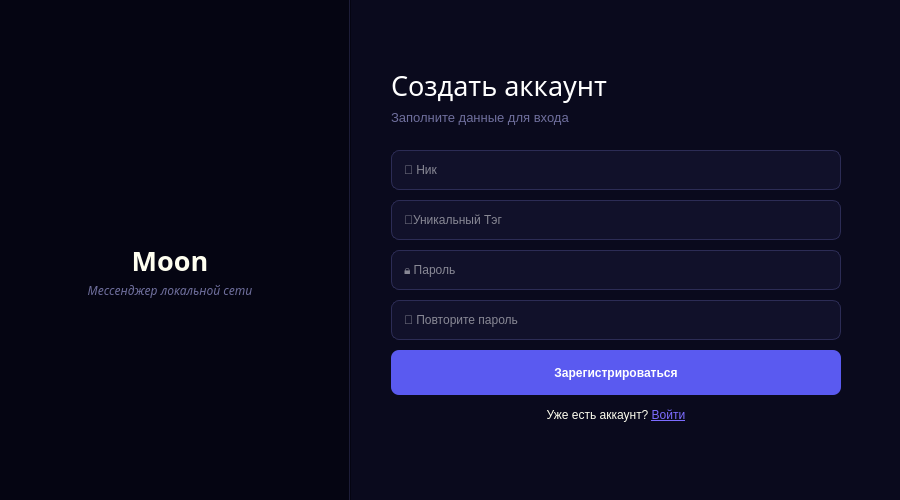
<?xml version="1.0" encoding="UTF-8"?>
<ui version="4.0">
 <class>LoginWindows</class>
 <widget class="QDialog" name="LoginWindows">
  <property name="geometry">
   <rect>
    <x>0</x>
    <y>0</y>
    <width>900</width>
    <height>500</height>
   </rect>
  </property>
  <property name="windowTitle">
   <string>Регистрационное окно</string>
  </property>
  <property name="windowIcon">
   <iconset theme="QIcon::ThemeIcon::DocumentSaveAs"/>
  </property>
  <property name="layoutDirection">
   <enum>Qt::LayoutDirection::LeftToRight</enum>
  </property>
  <property name="styleSheet">
   <string notr="true">background-color: #050512;</string>
  </property>
  <widget class="QWidget" name="leftPanel" native="true">
   <property name="geometry">
    <rect>
     <x>0</x>
     <y>0</y>
     <width>350</width>
     <height>520</height>
    </rect>
   </property>
   <property name="styleSheet">
    <string notr="true">background-color: #050512;
border: none;</string>
   </property>
   <widget class="QLineEdit" name="Line">
    <property name="geometry">
     <rect>
      <x>349</x>
      <y>0</y>
      <width>2</width>
      <height>520</height>
     </rect>
    </property>
    <property name="styleSheet">
     <string notr="true">background-color: #1D1D38;</string>
    </property>
   </widget>
   <widget class="QLabel" name="logoLable">
    <property name="geometry">
     <rect>
      <x>120</x>
      <y>160</y>
      <width>101</width>
      <height>91</height>
     </rect>
    </property>
    <property name="text">
     <string/>
    </property>
    <property name="pixmap">
     <pixmap resource="Moon_icon.qrc">:/moon_icon.png</pixmap>
    </property>
   </widget>
   <widget class="QLabel" name="labelNameProg">
    <property name="geometry">
     <rect>
      <x>110</x>
      <y>240</y>
      <width>120</width>
      <height>40</height>
     </rect>
    </property>
    <property name="font">
     <font>
      <family>Lucida Fax</family>
      <pointsize>20</pointsize>
      <bold>true</bold>
     </font>
    </property>
    <property name="styleSheet">
     <string notr="true">color: #FFFFF0;</string>
    </property>
    <property name="text">
     <string>Moon</string>
    </property>
    <property name="textFormat">
     <enum>Qt::TextFormat::AutoText</enum>
    </property>
    <property name="alignment">
     <set>Qt::AlignmentFlag::AlignCenter</set>
    </property>
   </widget>
   <widget class="QLabel" name="label">
    <property name="geometry">
     <rect>
      <x>70</x>
      <y>280</y>
      <width>200</width>
      <height>20</height>
     </rect>
    </property>
    <property name="font">
     <font>
      <family>Lucida Fax</family>
      <pointsize>9</pointsize>
      <italic>true</italic>
      <bold>false</bold>
     </font>
    </property>
    <property name="styleSheet">
     <string notr="true">color: #6F6F9D;</string>
    </property>
    <property name="text">
     <string>Мессенджер локальной сети</string>
    </property>
    <property name="alignment">
     <set>Qt::AlignmentFlag::AlignCenter</set>
    </property>
   </widget>
  </widget>
  <widget class="QWidget" name="rightPanel" native="true">
   <property name="geometry">
    <rect>
     <x>351</x>
     <y>0</y>
     <width>550</width>
     <height>520</height>
    </rect>
   </property>
   <property name="font">
    <font>
     <bold>false</bold>
    </font>
   </property>
   <property name="styleSheet">
    <string notr="true">background-color: #0A0A1D;
border: none;</string>
   </property>
   <widget class="QLabel" name="LabelTitle">
    <property name="geometry">
     <rect>
      <x>40</x>
      <y>60</y>
      <width>251</width>
      <height>50</height>
     </rect>
    </property>
    <property name="font">
     <font>
      <family>Lucida Fax</family>
      <pointsize>20</pointsize>
      <italic>false</italic>
      <bold>false</bold>
      <kerning>true</kerning>
     </font>
    </property>
    <property name="styleSheet">
     <string notr="true">color: white;</string>
    </property>
    <property name="text">
     <string>Создать аккаунт</string>
    </property>
   </widget>
   <widget class="QLabel" name="LabelUnderTitel">
    <property name="geometry">
     <rect>
      <x>40</x>
      <y>105</y>
      <width>300</width>
      <height>25</height>
     </rect>
    </property>
    <property name="font">
     <font>
      <pointsize>10</pointsize>
     </font>
    </property>
    <property name="styleSheet">
     <string notr="true">color: #6F6F9D;</string>
    </property>
    <property name="text">
     <string>Заполните данные для входа</string>
    </property>
   </widget>
   <widget class="QLineEdit" name="EditNick">
    <property name="geometry">
     <rect>
      <x>40</x>
      <y>150</y>
      <width>450</width>
      <height>40</height>
     </rect>
    </property>
    <property name="styleSheet">
     <string notr="true">QLineEdit {
    background-color: #11112A;
    border: 1px solid #2C2C55;
    border-radius: 8px;
    color: white;
    padding-left: 10px;
}</string>
    </property>
    <property name="placeholderText">
     <string>👤 Ник</string>
    </property>
   </widget>
   <widget class="QLineEdit" name="EditTag">
    <property name="geometry">
     <rect>
      <x>40</x>
      <y>200</y>
      <width>450</width>
      <height>40</height>
     </rect>
    </property>
    <property name="styleSheet">
     <string notr="true">QLineEdit {
    background-color: #11112A;
    border: 1px solid #2C2C55;
    border-radius: 8px;
    color: white;
    padding-left: 10px;
}</string>
    </property>
    <property name="placeholderText">
     <string>🔖Уникальный Тэг</string>
    </property>
   </widget>
   <widget class="QLineEdit" name="EditPassword">
    <property name="geometry">
     <rect>
      <x>40</x>
      <y>250</y>
      <width>450</width>
      <height>40</height>
     </rect>
    </property>
    <property name="styleSheet">
     <string notr="true">QLineEdit {
    background-color: #11112A;
    border: 1px solid #2C2C55;
    border-radius: 8px;
    color: white;
    padding-left: 10px;
}</string>
    </property>
    <property name="placeholderText">
     <string>🔒 Пароль</string>
    </property>
   </widget>
   <widget class="QLineEdit" name="EditRepeatPassword">
    <property name="geometry">
     <rect>
      <x>40</x>
      <y>300</y>
      <width>450</width>
      <height>40</height>
     </rect>
    </property>
    <property name="styleSheet">
     <string notr="true">QLineEdit {
    background-color: #11112A;
    border: 1px solid #2C2C55;
    border-radius: 8px;
    color: white;
    padding-left: 10px;
}</string>
    </property>
    <property name="placeholderText">
     <string>🔐 Повторите пароль</string>
    </property>
   </widget>
   <widget class="QPushButton" name="ButtonRegister">
    <property name="geometry">
     <rect>
      <x>40</x>
      <y>350</y>
      <width>450</width>
      <height>45</height>
     </rect>
    </property>
    <property name="styleSheet">
     <string notr="true">QPushButton {
    background-color: #5A5AF0;
    color: white;
    border: none;
    border-radius: 8px;
    font-weight: bold;
}</string>
    </property>
    <property name="text">
     <string>Зарегистрироваться</string>
    </property>
   </widget>
   <widget class="QLabel" name="LabelGoToAfter">
    <property name="geometry">
     <rect>
      <x>140</x>
      <y>400</y>
      <width>250</width>
      <height>30</height>
     </rect>
    </property>
    <property name="layoutDirection">
     <enum>Qt::LayoutDirection::LeftToRight</enum>
    </property>
    <property name="styleSheet">
     <string notr="true">color: #FFFFF0;</string>
    </property>
    <property name="text">
     <string>Уже есть аккаунт? &lt;a href=&quot;#&quot; style=&quot;color:#7C6CFF;&quot;&gt;Войти&lt;/a&gt;</string>
    </property>
    <property name="textFormat">
     <enum>Qt::TextFormat::RichText</enum>
    </property>
    <property name="alignment">
     <set>Qt::AlignmentFlag::AlignCenter</set>
    </property>
    <property name="openExternalLinks">
     <bool>true</bool>
    </property>
   </widget>
  </widget>
 </widget>
 <resources>
  <include location="Moon_icon.qrc"/>
 </resources>
 <connections/>
</ui>
